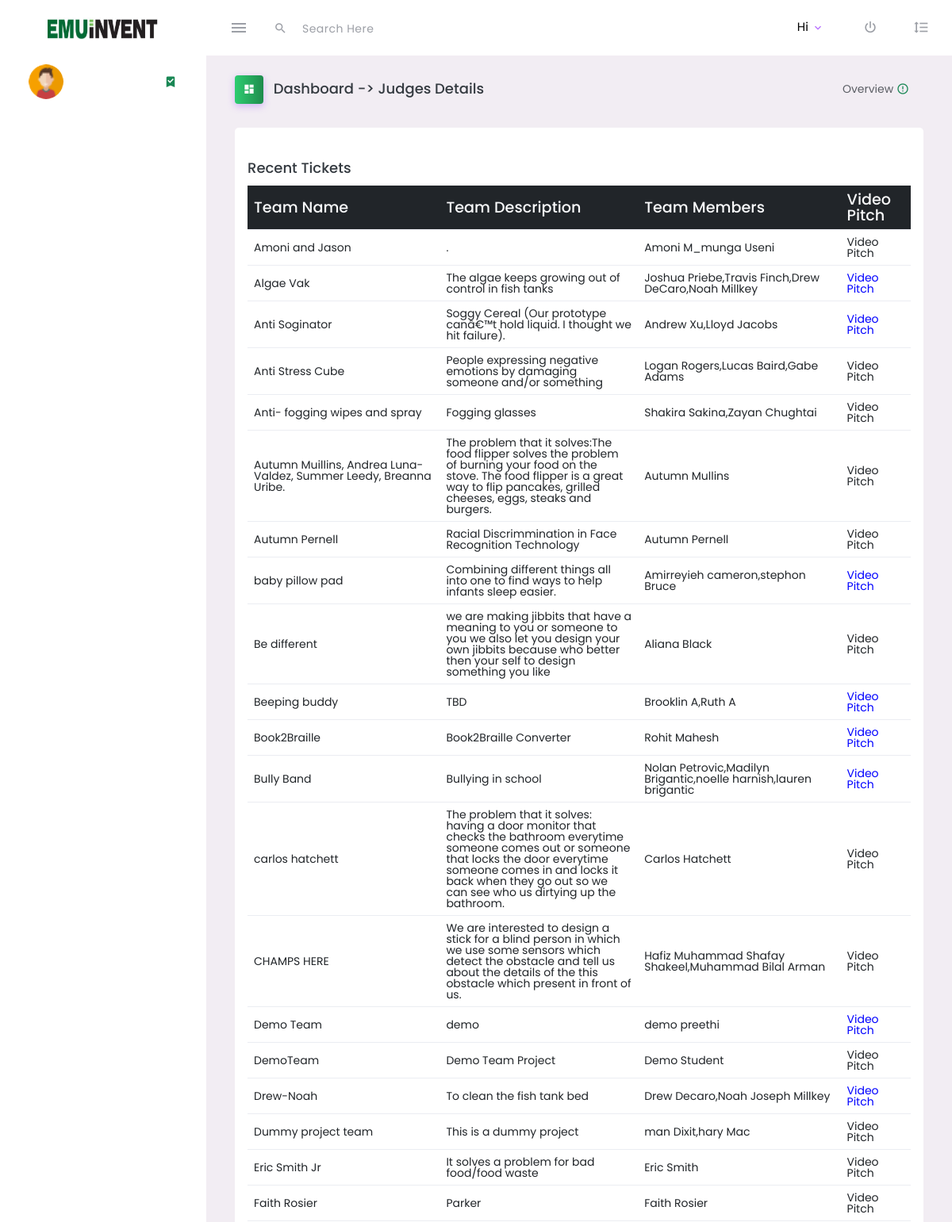
Screenshot of /adminpanel/generaluser/home.php?year=2022 (upper part) with the database file from the repository.
### tables this page shows
CREATE TABLE `tbl_team` (
  `id` int(10) NOT NULL,
  `project_team_name` varchar(100) DEFAULT NULL,
  `project_description` longtext DEFAULT NULL,
  `log_book` varchar(1000) DEFAULT NULL,
  `trifold` char(1) DEFAULT NULL,
  `video_pitch` varchar(1000) DEFAULT NULL,
  `power_supply` char(1) DEFAULT NULL,
  `category` varchar(1000) NOT NULL,
  `year` varchar(10) NOT NULL,
  `deleted` int(11) NOT NULL DEFAULT 0
);

### adminpanel/generaluser/home.php (the view, shortened to what this page needs)
<!DOCTYPE html>
<html lang="en">
<head>
    <link rel="stylesheet" href="../assets/vendors/mdi/css/materialdesignicons.min.css">
    <link rel="stylesheet" href="../assets/vendors/css/vendor.bundle.base.css">
    <link rel="stylesheet" href="../assets/css/style2.css">
</head>
<body>
<div class="container-scroller">
<?php include '../dashboardheader.php';
?>
<div class="main-panel">
    <div class="content-wrapper updated">
<div class="page-header">
  <h3 class="page-title">
    <span class="page-title-icon text-white me-2">
      <i class="mdi mdi-view-dashboard"></i>
    </span> Dashboard ->
    <span class="subtitle">Judges Details</span>
  </h3>
  <nav aria-label="breadcrumb">
    <ul class="breadcrumb">
      <li class="breadcrumb-item active" aria-current="page">
        <span></span>Overview <i class="mdi mdi-alert-circle-outline icon-sm text-success align-middle"></i>
      </li>
    </ul>
  </nav>
</div>
<div class="row">
  <div class="col-12 grid-margin">
    <div class="card">
      <div class="card-body">
        <h4 class="card-title">Recent Tickets</h4>
        <div class="table-responsive">
          <table class="table">
          <thead class="thead-dark bg-dark text-light" id="table">
                    <tr>
						<th scope="col">Team Name</th>
						<th scope="col">Team Description</th>
						<th scope="col">Team Members</th>
						<th scope="col">Video Pitch</th>
                    </tr>
                </thead>
                <tbody>
				<?php
				$q_team = mysqli_query($conn,"select distinct tt.id as team_id,tt.project_team_name as project_name,tt.project_description,tt.category,tt.video_pitch, tt.log_book
				from tbl_team tt where tt.year = '$year' and tt.deleted = 0 order by project_team_name");
				while ($r_team = mysqli_fetch_assoc($q_team))
				{
					$youtube_id='';
					$url = $r_team['video_pitch'];
				if(preg_match('%(?:youtube(?:-nocookie)?\.com/(?:[^/]+/.+/|(?:v|e(?:mbed)?)/|.*[?&]v=)|youtu\.be/)([^"&?/ ]{11})%i', $url, $match))
					{
						$youtube_id = $match[1];
					}
					$team_id = $r_team['team_id'];
				$team_m_q = mysqli_query($conn, "select GROUP_CONCAT(concat(student_first_name,' ',student_last_name)) as members from tbl_team_member where team_id = $team_id");
				$team_m_r = mysqli_fetch_assoc($team_m_q);
				?>
					<tr>
						<td><?php echo $r_team['project_name']?></td>
						<td><?php echo $r_team['project_description']?></td>
						<td><?php echo $team_m_r['members']?></td>
						<?php if ($r_team['video_pitch']!='') {
							if ($youtube_id!='') { ?>
						<td><a href ="<?php echo $r_team['video_pitch']?>" target="_blank">Video Pitch</a></td>
							<?php } else {?>
							<td><a href ="http://grading.emuem.org/Team/<?php echo $r_team['video_pitch']?>" target="_blank">Video Pitch</a></td>
							<?php } ?>
							<?php } else {?>
							<td>Video Pitch</td>
							<?php }?>
				    </tr>
				<?php } ?>
											</tbody>
          </table>
        </div>
      </div>
    </div>
  </div>
</div>
</div>
</div>
</div>
</body>
</html>

### rows the page displays
tbl_team: project_team_name "Amoni and Jason", project_description ".", members "Amoni M_munga Useni", shows "Video Pitch"
tbl_team: project_team_name "Algae Vak", project_description "The algae keeps growing out of control in fish tanks", members "Joshua Priebe,Travis Finch,Drew DeCaro,Noah Millkey"
tbl_team: project_team_name "Anti Soginator", project_description "Soggy Cereal (Our prototype canâ€™t hold liquid. I thought we hit failure).", members "Andrew Xu,Lloyd Jacobs"
tbl_team: project_team_name "Anti Stress Cube", project_description "People expressing negative emotions by damaging someone and/or something", members "Logan Rogers,Lucas Baird,Gabe Adams", shows "Video Pitch"
tbl_team: project_team_name "Anti- fogging wipes and spray", project_description "Fogging glasses", members "Shakira Sakina,Zayan Chughtai", shows "Video Pitch"
tbl_team: project_team_name "Autumn Muillins, Andrea Luna-Valdez, Summer Leedy, Breanna Uribe.", project_description "The problem that it solves:The food flipper solves the problem of burning your food on the stove. The food flipper is a great way to flip pancakes, grilled cheeses, eggs, steaks and burgers.", members "Autumn Mullins", shows "Video Pitch"
tbl_team: project_team_name "Autumn Pernell", project_description "Racial Discrimmination in Face Recognition Technology", members "Autumn Pernell", shows "Video Pitch"
tbl_team: project_team_name "baby pillow pad", project_description "Combining different things all into one to find ways to help infants sleep easier.", members "Amirreyieh cameron,stephon Bruce"
tbl_team: project_team_name "Be different", project_description "we are making jibbits that have a meaning to you or someone to you we also let you design your own jibbits because who better then your self to design something you like", members "Aliana Black", shows "Video Pitch"
tbl_team: project_team_name "Beeping buddy", project_description "TBD", members "Brooklin A,Ruth A"
tbl_team: project_team_name "Book2Braille", project_description "Book2Braille Converter", members "Rohit Mahesh"
tbl_team: project_team_name "Bully Band", project_description "Bullying in school", members "Nolan Petrovic,Madilyn Brigantic,noelle harnish,lauren brigantic"
tbl_team: project_team_name "carlos hatchett", project_description "The problem that it solves: having a door monitor that checks the bathroom everytime someone comes out or someone that locks the door everytime someone comes in and locks it back when they go out so we can see who us dirtying up the bathroom.", members "Carlos Hatchett", shows "Video Pitch"
tbl_team: project_team_name "CHAMPS HERE", project_description "We are interested to design a stick for a blind person in which we use some sensors which detect the obstacle and tell us about the details of the this obstacle which present in front of us.", members "Hafiz Muhammad Shafay Shakeel,Muhammad Bilal Arman", shows "Video Pitch"
tbl_team: project_team_name "Demo Team", project_description "demo", members "demo preethi"
tbl_team: project_team_name "DemoTeam", project_description "Demo Team Project", members "Demo Student", shows "Video Pitch"
tbl_team: project_team_name "Drew-Noah", project_description "To clean the fish tank bed", members "Drew Decaro,Noah Joseph Millkey"
tbl_team: project_team_name "Dummy project team", project_description "This is a dummy project", members "man Dixit,hary Mac", shows "Video Pitch"
tbl_team: project_team_name "Eric Smith Jr", project_description "It solves a problem for bad food/food waste", members "Eric Smith", shows "Video Pitch"
tbl_team: project_team_name "Faith Rosier", project_description "Parker", members "Faith Rosier", shows "Video Pitch"
